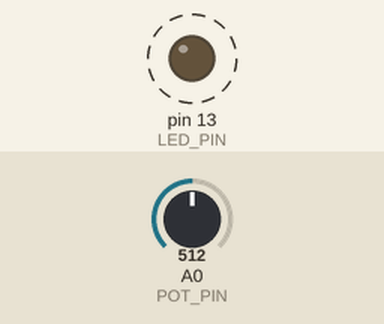
A sketch run on a simulated Arduino Uno, built with avr-gcc and run on an emulated ATmega328P. Parts: output pins drawn as LEDs (lit = HIGH). Dashed ring = blinking. The test bench sets the inputs (shaded band); at power-on: A0 (POT_PIN) = 512.

Above: at 1.8 s.
1.9 s: A0 (POT_PIN) set to 0
At 3.2 s:
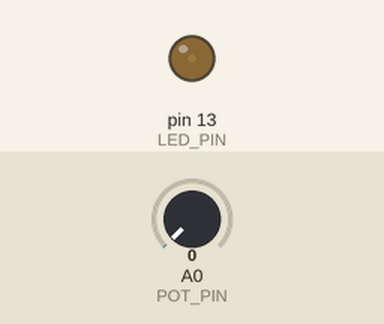
3.6 s: A0 (POT_PIN) set to 122
At 3.9 s:
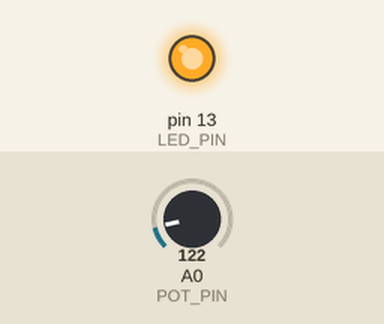
Timing chart, 0 to 13.1 s (numbered marks = the images above; inputs shaded):
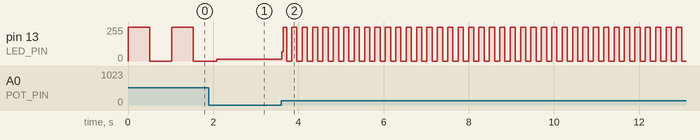

The sketch:

1-analog-blink.ino
```cpp
const int POT_PIN = A0;
const int LED_PIN = 13;


void setup() {
  pinMode(LED_PIN, OUTPUT);
}

void loop() {
  int val = analogRead(POT_PIN);
  digitalWrite(LED_PIN, HIGH);
  delay(val);
  digitalWrite(LED_PIN, LOW);
  delay(val);
}
```

Measured:
- after the input at 3.6 s, pin 13 (LED_PIN): 15/255 → 68/255 at once, then moves between 0/255 and 255/255, repeating every 0.24 s
- by itself, pin 13 (LED_PIN): alternates 255/255 for 0.51 s and 0/255 for 0.51 s
